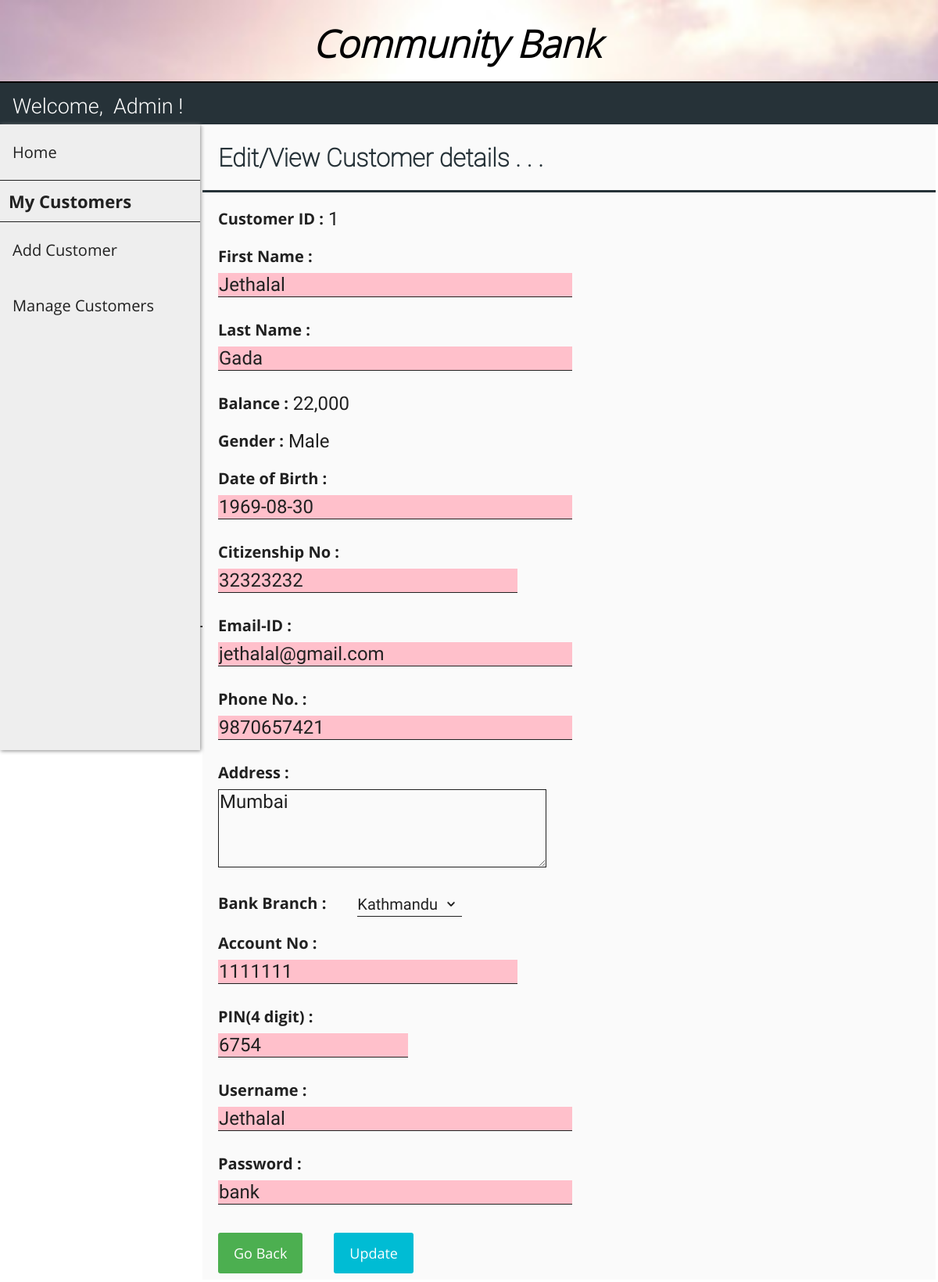
Screenshot of /net-banking/edit_customer.php?cust_id=1 with the database file from the repository.
### tables this page shows
CREATE TABLE `customer` (
  `cust_id` int(11) NOT NULL,
  `first_name` varchar(30) DEFAULT NULL,
  `last_name` varchar(30) DEFAULT NULL,
  `gender` varchar(10) DEFAULT NULL,
  `dob` date DEFAULT NULL,
  `aadhar_no` int(11) DEFAULT NULL,
  `email` varchar(30) DEFAULT NULL,
  `phone_no` varchar(20) DEFAULT NULL,
  `address` varchar(255) DEFAULT NULL,
  `branch` varchar(30) DEFAULT NULL,
  `account_no` int(11) DEFAULT NULL,
  `pin` int(4) DEFAULT NULL,
  `uname` varchar(30) DEFAULT NULL,
  `pwd` varchar(30) DEFAULT NULL
);

CREATE TABLE `passbook1` (
  `trans_id` int(11) NOT NULL,
  `trans_date` datetime DEFAULT NULL,
  `remarks` varchar(255) DEFAULT NULL,
  `debit` int(11) DEFAULT NULL,
  `credit` int(11) DEFAULT NULL,
  `balance` int(11) DEFAULT NULL
);

### net-banking/edit_customer.php (the view, shortened to what this page needs)
<?php
    include "connect.php";
    include "header.php";
    include "user_navbar.php";
    include "admin_sidebar.php";
    $sql0 = "SELECT * FROM customer WHERE cust_id=".$_SESSION['cust_id'];
    $sql1 = "SELECT * FROM passbook".$_SESSION['cust_id']." WHERE trans_id=(
                    SELECT MAX(trans_id) FROM passbook".$_SESSION['cust_id'].")";
    $result0 = $conn->query($sql0);
    $result1 = $conn->query($sql1);
    if ($result0->num_rows > 0) {
        while($row = $result0->fetch_assoc()) {
            $fname = $row["first_name"];
            $lname = $row["last_name"];
            $gender = $row["gender"];
            $dob = $row["dob"];
            $aadhar = $row["aadhar_no"];
            $email = $row["email"];
            $phno = $row["phone_no"];
            $address = $row["address"];
            $branch = $row["branch"];
            $acno = $row["account_no"];
            $pin = $row["pin"];
            $cus_uname = $row["uname"];
            $cus_pwd = $row["pwd"];
        }
    }
    if ($result1->num_rows > 0) {
        while($row = $result1->fetch_assoc()) {
            $balance = $row["balance"];
        }
    }
?>
<!DOCTYPE html>
<html>
<head>
    <link rel="stylesheet" href="customer_add_style.css">
</head>
<body>
    <form class="add_customer_form" action="./edit_customer_action.php" method="post">
        <div class="flex-container-form_header">
            <h1 id="form_header">Edit/View Customer details . . .</h1>
        </div>
        <div class="flex-container">
            <div class=container>
                <label>Customer ID : <label id="info_label"> <?php echo $_SESSION['cust_id'] ?> </label></label>
            </div>
        </div>
        <div class="flex-container">
            <div class=container>
                <label>First Name :</label><br>
                <input name="fname" size="30" type="text" value="<?php echo $fname ?>" required />
            </div>
            <div  class=container>
                <label>Last Name :</b></label><br>
                <input name="lname" size="30" type="text" value="<?php echo $lname ?>" required />
            </div>
        </div>
        <div class="flex-container">
            <div class=container>
                <label>Balance : <label id="info_label"> <?php echo number_format($balance) ?> </label></label>
            </div>
        </div>
        <div class="flex-container">
            <div class=container>
                <label>Gender :
                    <label id="info_label">
                    <?php
                        if ($gender == "male") {echo "Male";}
                        elseif ($gender == "female") {echo "Female";}
                        else {echo "Others";}
                    ?>
            </div>
        </div>
        <div class="flex-container">
            <div class=container>
                <label>Date of Birth :</label><br>
                <input name="dob" size="30" type="text" placeholder="yyyy-mm-dd" value="<?php echo $dob ?>" required />
            </div>
        </div>
        <div class="flex-container">
            <div class=container>
                <label>Citizenship No :</label><br>
                <input name="aadhar" size="25" type="text" value="<?php echo $aadhar ?>" required />
            </div>
        </div>
        <div class="flex-container">
            <div class=container>
                <label>Email-ID :</label><br>
                <input name="email" size="30" type="text" value="<?php echo $email ?>" required />
            </div>
            <div  class=container>
                <label>Phone No. :</b></label><br>
                <input name="phno" size="30" type="text" value="<?php echo $phno ?>" required />
            </div>
        </div>
        <div class="flex-container">
            <div class=container>
                <label>Address :</label><br>
                <textarea name="address" required /><?php echo $address ?></textarea>
            </div>
        </div>
        <div class="flex-container">
            <div class=container>
                <label>Bank Branch :</label>
            </div>
            <div  class=container>
                <select name="branch">
                    <option value="kathmandu" <?php if ($branch == 'kathmandu') {?> selected="selected" <?php }?>>Kathmandu</option>
                </select>
            </div>
        </div>
        <div class="flex-container">
            <div class=container>
                <label>Account No :</label><br>
                <input name="acno" size="25" type="text" value="<?php echo $acno ?>" required />
            </div>
        </div>
        <div class="flex-container">
            <div  class=container>
                <label>PIN(4 digit) :</b></label><br>
                <input name="pin" size="15" type="text" value="<?php echo $pin ?>" required />
            </div>
        </div>
        <div class="flex-container">
            <div class=container>
                <label>Username :</label><br>
                <input name="cus_uname" size="30" type="text" value="<?php echo $cus_uname ?>" required />
            </div>
            <div  class=container>
                <label>Password :</b></label><br>
                <input name="cus_pwd" size="30" type="text" value="<?php echo $cus_pwd ?>" required />
            </div>
        </div>
        <div class="flex-container">
            <div class="container">
                <a href="./manage_customers.php" class="button">Go Back</a>
            </div>
            <div class="container">
                <button type="submit">Update</button>
            </div>
        </div>
    </form>
</body>
</html>

### net-banking/header.css (style rules this page uses)
body { margin: 0; padding: 0; border-bottom: 2px solid black; }

### net-banking/admin_sidebar.css (style rules this page uses)
html,body { height: 100vh; }

### net-banking/customer_add_style.css (style rules this page uses)
.flex-container { display: -webkit-flex; display: flex; margin-left: 256px; width: auto; height: auto; -webkit-flex-wrap: wrap; flex-wrap: wrap; background-color: #FAFAFA; }
.flex-container-form_header { display: -webkit-flex; display: flex; margin-left: 256px; width: auto; height: auto; background-color: #FAFAFA; border-bottom: 3px solid #263238; }
h1[id="form_header"] { margin-left: 20px; font-family: Roboto-Thin; color: #263238; }
form { border: 3px solid white; width: inherit; margin-left: 0px; }
label { display: block; float: left; color: #212121; font-family: OpenSans-Bold; font-size: 20px; }
label[id="info_label"] { display: block; float: right; margin-left: 6px; font-family: Roboto-Regular; color: #212121; font-size: 24px; }
input[type=text], input[type=password] { font-family: Roboto-Regular; color: #212121; font-size: 24px; width: auto; margin: 8px 0; padding: 1px 1px; border: 0; border-bottom: 1px solid #212121; box-sizing: border-box; background-color: pink; }
.container { margin-top: 20px; margin-left: 20px; margin-right: 20px; float: left; display: inline-block; }
textarea { font-family: Roboto-Regular; color: #212121; font-size: 24px; height: 100px; width:35vw; max-width: 720px; min-width: 240px; margin: 8px 0; padding: 1px 1px; border: 0; border: 1px solid #212121; box-sizing: border-box; background-color: transparent; }
select { font-family: Roboto-Regular; color: #212121; font-size: 20px; background: url("images/down_arrow.png") 96% / 15% no-repeat #eee; -webkit-appearance: none; -moz-appearance: none; background-color: transparent; width: 130%; padding: 4px 0; border: none; border-bottom: 1px solid #212121; }
button { font-family: OpenSans-Regular; font-size: 18px; background-color: #00BCD4; color: white; padding: 14px 20px; margin: 8px 0; border: none; cursor: pointer; width: 100%; border-radius: 3px; }
.button { background-color: #4CAF50; border: none; color: white; font-family: OpenSans-Regular; font-size: 18px; padding: 14px 20px; margin: 8px 0; text-align: center; text-decoration: none; display: inline-block; border-radius: 3px; cursor: pointer; }

### rows the page displays
customer: fname "Jethalal", lname "Gada", dob "1969-08-30", aadhar "32323232", email "jethalal@gmail.com", phno "9870657421", address "Mumbai", acno "1111111", pin "6754", cus_uname "Jethalal", cus_pwd "bank"
passbook1: balance "22,000"

### other values shown
$_SESSION['cust_id'] "1"
